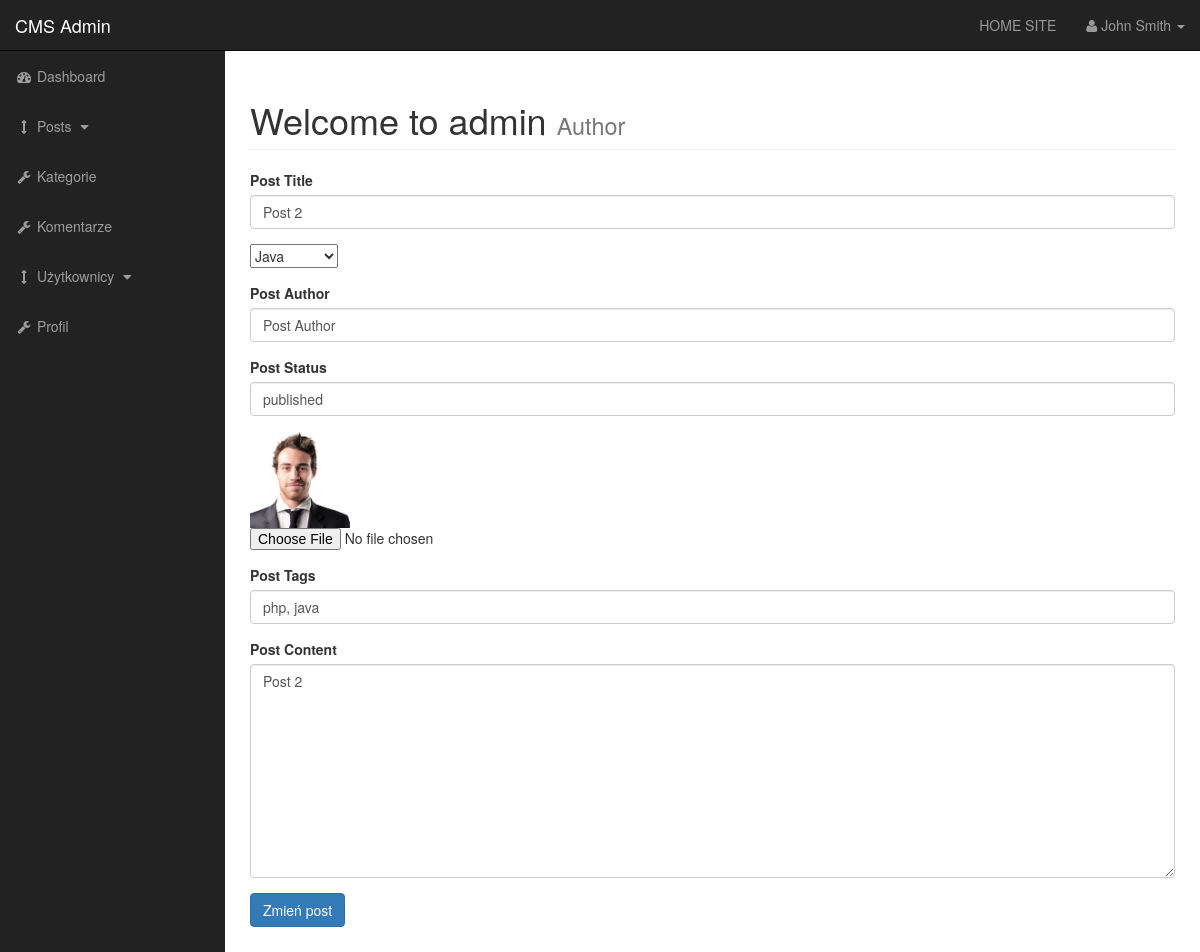
Screenshot of /admin/posts.php?source=edit_post&p_id=6 with the database file from the repository.
### tables this page shows
CREATE TABLE `posts` (
  `post_id` int(3) NOT NULL,
  `post_category_id` int(3) NOT NULL,
  `post_title` varchar(255) NOT NULL,
  `post_author` varchar(255) NOT NULL,
  `post_date` date NOT NULL,
  `post_image` text NOT NULL,
  `post_content` text NOT NULL,
  `post_tags` varchar(255) NOT NULL,
  `post_comment_count` int(11) NOT NULL,
  `post_status` varchar(255) NOT NULL DEFAULT 'draft'
);

### admin/includes/edit_post.php (the view, shortened to what this page needs)
<?php
if(isset($_GET['p_id'])){
$the_post_id = $_GET['p_id'];
}
                    global $connection;
                    $query = "SELECT * FROM posts where post_id=$the_post_id";
                    $select_posts_by_id = mysqli_query($connection,$query);
                    while($row = mysqli_fetch_assoc($select_posts_by_id)) {
                    $post_author = $row['post_author'];
                    $post_title = $row['post_title'];
                    $post_category_id = $row['post_category_id'];
                    $post_status = $row['post_status'];
                    $post_image = $row['post_image'];
                    $post_tags = $row['post_tags'];
                    $post_content = $row['post_content'];
                    }
?>
<form action="" method="post" enctype="multipart/form-data">
<div class="form-group">
<label for="post_title">Post Title</label>
<input value = "<?php echo $post_title ;?>" type="text" class="form-control" name="post_title">
</div>
<div class="form-group">
<select name='post_category' id=''>
            <?php
            $query = "SELECT * FROM categories";
            $select_all_categories = mysqli_query($connection,$query);
            while($row = mysqli_fetch_assoc($select_all_categories)) {
            $cat_id = $row['cat_id'];
            $cat_title = $row['cat_title'];
            if($post_category_id==$cat_id){
                echo "<option value='$cat_id' selected>{$cat_title}</option>";
            }else {
               echo "<option value='$cat_id'>{$cat_title}</option>";
            }
            }
?>
</select>
</div>
<div class="form-group">
<label for="post_author">Post Author</label>
<input value = "<?php echo $post_author ;?>"  type="text" class="form-control" name="post_author">
</div>
<div class="form-group">
<label for="post_status">Post Status</label>
<input value = "<?php echo $post_status ;?>" type="text" class="form-control" name="post_status">
</div>
<div class="form-group">
<img width=100 src="../images/<?php echo $post_image; ?>" alt="image">
<input type="file" name="image">
</div>
<div class="form-group">
<label for="post_tags">Post Tags</label>
<input value = "<?php echo $post_tags ;?>"  type="text" class="form-control" name="post_tags">
</div>
<div class="form-group">
<label for="post_content">Post Content</label>
<textarea   type="text" class="form-control" name="post_content" cols="30" rows="10"><?php echo $post_content ;?></textarea>
</div>
<div class="form-group">
<input type="submit" class="btn btn-primary" name="update_post" value="Zmień post">
</div>
</form>

### admin/css/sb-admin.css (style rules this page uses)
body { margin-top: 100px; background-color: #222; }
@media (min-width:768px) { body { margin-top: 50px; } }

### rows the page displays
posts: post_title "Post 2", post_author "Post Author", post_status "published", post_image (picture), post_tags "php, java", post_content "Post 2"

### other values shown
form field post_category "Java"
